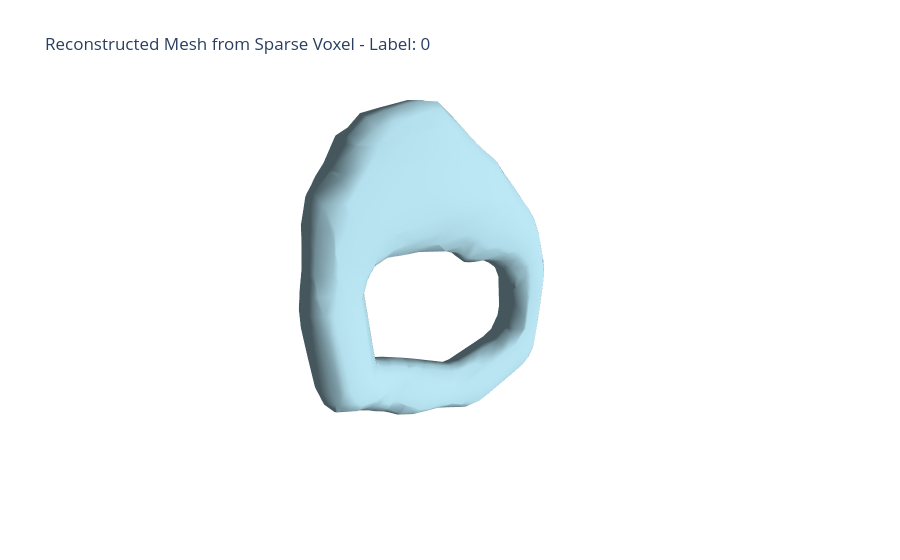
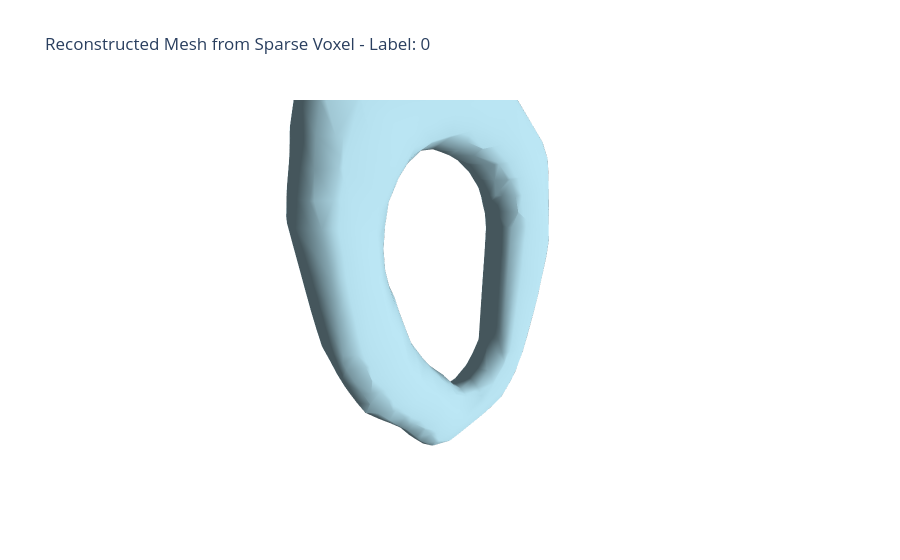
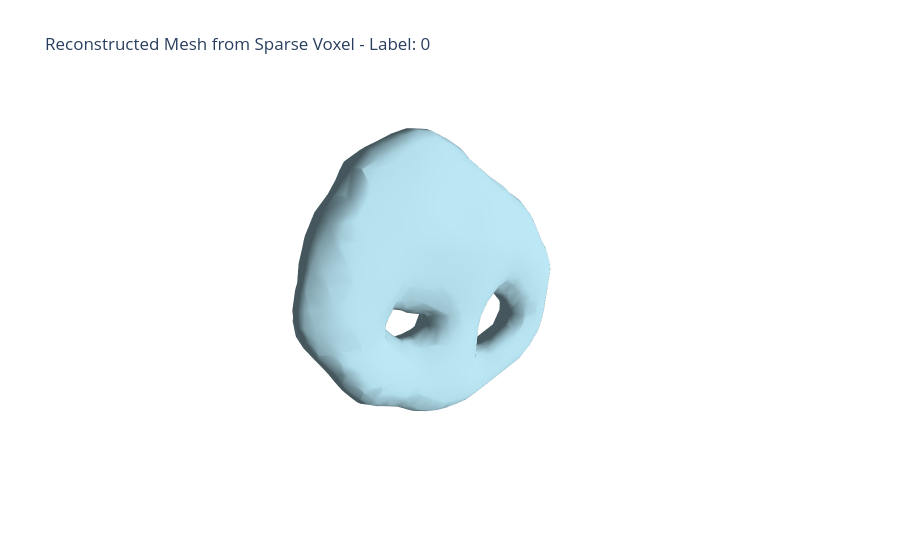
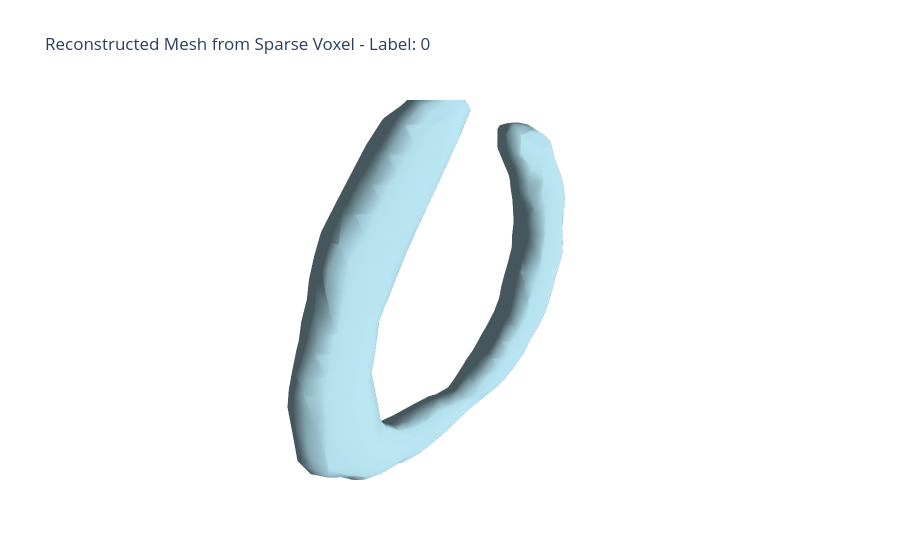

The notebook cell saved with these charts, in order:
### Code cell
for vert, face, file in meshes:
    # Parse label from filename (e.g. 5_1234.npz -> 5)
    label = os.path.basename(file).split('_')[0]
    
    fig = go.Figure(data=[
        go.Mesh3d(
            x=vert[:, 0],
            y=vert[:, 1],
            z=vert[:, 2],
            i=face[:, 0],
            j=face[:, 1],
            k=face[:, 2],
            color='lightblue',
            opacity=1.0,
            name=f'Label: {label}',
            lighting=dict(ambient=0.4, diffuse=0.8, specular=0.2),
        )
    ])
    fig.update_layout(
        title=f'Reconstructed Mesh from Sparse Voxel - Label: {label}',
        scene=dict(
            xaxis=dict(visible=False),
            yaxis=dict(visible=False),
            zaxis=dict(visible=False),
            aspectmode='data'
        )
    )
    fig.show()

### Figure 1 — Plotly figure (JSON) as saved in the notebook; plotly's stock layout.template omitted (floating-point values rounded to 4 significant figures; data arrays with more than 128 entries replaced by an {"elided": "..."} marker saying what was removed)
{"data": [{"color": "lightblue", "i": {"elided": "3508 int values"}, "j": {"elided": "3508 int values"}, "k": {"elided": "3508 int values"}, "lighting": {"ambient": 0.4, "diffuse": 0.8, "specular": 0.2}, "name": "Label: 0", "opacity": 1, "type": "mesh3d", "x": {"elided": "1760 float values"}, "y": {"elided": "1760 float values"}, "z": {"elided": "1760 float values"}}], "layout": {"scene": {"aspectmode": "data", "xaxis": {"visible": false}, "yaxis": {"visible": false}, "zaxis": {"visible": false}}, "title": {"text": "Reconstructed Mesh from Sparse Voxel - Label: 0"}}}

### Figure 2 — Plotly figure (JSON) as saved in the notebook; plotly's stock layout.template omitted (floating-point values rounded to 4 significant figures; data arrays with more than 128 entries replaced by an {"elided": "..."} marker saying what was removed)
{"data": [{"color": "lightblue", "i": {"elided": "3056 int values"}, "j": {"elided": "3056 int values"}, "k": {"elided": "3056 int values"}, "lighting": {"ambient": 0.4, "diffuse": 0.8, "specular": 0.2}, "name": "Label: 0", "opacity": 1, "type": "mesh3d", "x": {"elided": "1532 float values"}, "y": {"elided": "1532 float values"}, "z": {"elided": "1532 float values"}}], "layout": {"scene": {"aspectmode": "data", "xaxis": {"visible": false}, "yaxis": {"visible": false}, "zaxis": {"visible": false}}, "title": {"text": "Reconstructed Mesh from Sparse Voxel - Label: 0"}}}

### Figure 3 — Plotly figure (JSON) as saved in the notebook; plotly's stock layout.template omitted (floating-point values rounded to 4 significant figures; data arrays with more than 128 entries replaced by an {"elided": "..."} marker saying what was removed)
{"data": [{"color": "lightblue", "i": {"elided": "5348 int values"}, "j": {"elided": "5348 int values"}, "k": {"elided": "5348 int values"}, "lighting": {"ambient": 0.4, "diffuse": 0.8, "specular": 0.2}, "name": "Label: 0", "opacity": 1, "type": "mesh3d", "x": {"elided": "2670 float values"}, "y": {"elided": "2670 float values"}, "z": {"elided": "2670 float values"}}], "layout": {"scene": {"aspectmode": "data", "xaxis": {"visible": false}, "yaxis": {"visible": false}, "zaxis": {"visible": false}}, "title": {"text": "Reconstructed Mesh from Sparse Voxel - Label: 0"}}}

### Figure 4 — Plotly figure (JSON) as saved in the notebook; plotly's stock layout.template omitted (floating-point values rounded to 4 significant figures; data arrays with more than 128 entries replaced by an {"elided": "..."} marker saying what was removed)
{"data": [{"color": "lightblue", "i": {"elided": "3196 int values"}, "j": {"elided": "3196 int values"}, "k": {"elided": "3196 int values"}, "lighting": {"ambient": 0.4, "diffuse": 0.8, "specular": 0.2}, "name": "Label: 0", "opacity": 1, "type": "mesh3d", "x": {"elided": "1606 float values"}, "y": {"elided": "1606 float values"}, "z": {"elided": "1606 float values"}}], "layout": {"scene": {"aspectmode": "data", "xaxis": {"visible": false}, "yaxis": {"visible": false}, "zaxis": {"visible": false}}, "title": {"text": "Reconstructed Mesh from Sparse Voxel - Label: 0"}}}
